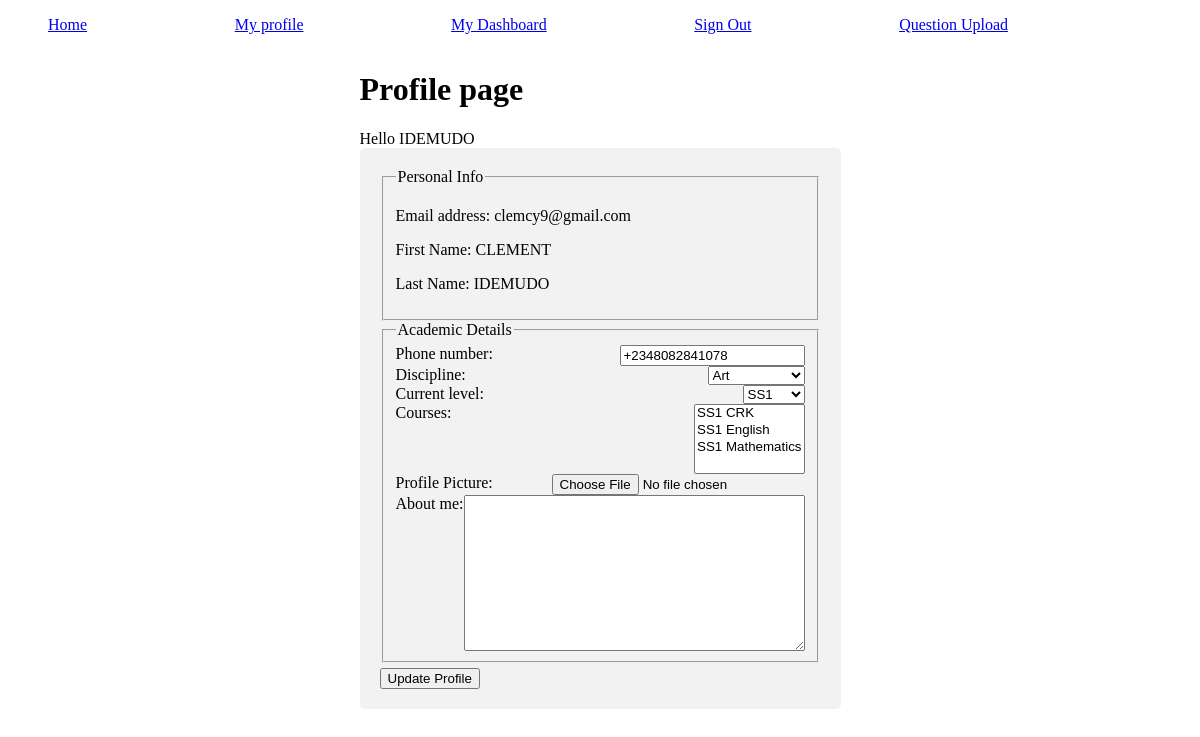
Page /auth/profile/1/ (signed in) on the committed database.
### auth1/models.py (models this page shows)
class User(AbstractUser):
    first_name = models.CharField(max_length=30, blank=False)
    last_name = models.CharField(max_length=30, blank=False)
    email = models.EmailField(unique=True, blank=False)
    is_student = models.BooleanField('Are you a student?',blank=False)
    USERNAME_FIELD = 'email'
    REQUIRED_FIELDS = ['first_name','last_name','username','is_student']
    def __str__(self):
        return self.email

class Profile(models.Model):
    user = models.OneToOneField(settings.AUTH_USER_MODEL, on_delete=models.CASCADE)
    phone_number = models.CharField(blank=True, max_length=16)
    discipline = models.ForeignKey(Discipline, on_delete=models.CASCADE, null=True)
    courses = models.ManyToManyField(Courses)
    current_level = models.ForeignKey(Level, on_delete=models.CASCADE, null=True)
    profile_pics = models.ImageField('Profile Picture',upload_to='./static/profile', null=True)
    about_me = RichTextField(blank=True,null=True)
    def __str__(self):
        return str(self.user)
    def to_dict(self):
        return {
            'user':self.user,
            'phone_number':self.phone_number,
            'discipline':self.discipline,
            'courses':self.courses,
            'current_level':self.current_level
        }

### auth1/views.py (the view, shortened to what this page needs)
# urls.py: path('profile/<int:id>/',vi.profile,name='profile'),
@login_required(login_url='/auth/login/')
def profile(request,id):
    try:
        profile = Profile.objects.get(user__id = id)
        print(f'profile found')
    except:
        profile = Profile(user=request.user)
        print(f'profile created')
        profile.save()
    print(f'this is profile {profile}')
    form = ProfileForm(data=profile.to_dict(), instance=profile)
    context = {
        'profile':profile,
        'form':form,
        'user':request.user
    }
    return render(request, 'profile.html',context)

### auth1/forms.py
class ProfileForm(forms.ModelForm):
    class Meta:
        model = Profile
        fields = ['phone_number','discipline','current_level','courses','profile_pics','about_me']
        widgets = {
            'profile_pics':forms.FileInput(attrs={'required':False}),
        }

### cbt_app/models.py (called while the page is built)
    def __str__(self):
        return self.name

    def __str__(self):
        return self.name

    def __str__(self):
        return self.level.name +' '+ self.name

### templates/profile.html (shortened to what this page needs)
{% extends 'base.html' %}
{% block content %}
<div class="forms" >
    <div>
    <h1>Profile page</h1>
    Hello {{user.last_name|upper}}
</div>
    <form enctype="multipart/form-data" action="{% url 'auth1:profile' user.id %}" method="post" style="border-radius: 5px; width: fit-content; background-color: #f2f2f2; padding: 20px;">
        <fieldset>
            <legend>Personal Info</legend>
            <p>Email address: {{user.email}}</p>
            <p>First Name: {{user.first_name}}</p>
            <p>Last Name: {{user.last_name}}</p>
        </fieldset>
        <fieldset>
            <legend>Academic Details</legend>
            {% for field in form %}
            <div style="display: flex; justify-content: space-between; ">
                {{field.label_tag}}
                {{ field }}
            </div>
            {% endfor %}
        </fieldset>
        <input type="submit" value="Update Profile" style="margin-top: .4em;">
    </form>
</div>
{% endblock%}

### rows in the picture
User: last_name "IDEMUDO", email "clemcy9@gmail.com", first_name "CLEMENT"
Profile: form "+2348082841078" "Art" "SS1"

### other values in the picture
{{ field.label_tag }} "Phone number:" "Discipline:" "Current level:" "Courses:" "Profile Picture:" "About me:"
